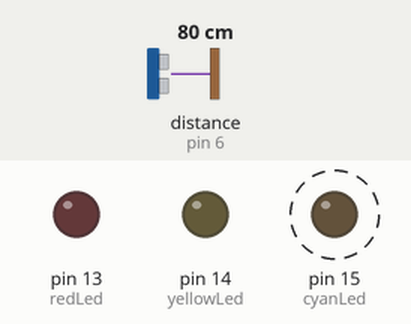
Recording of a program running on a simulated MicroPython board. Shown: output pins drawn as LEDs (lit = HIGH). Dashed ring = blinking. The test bench sets the inputs (shaded band); at power-on: distance to the obstacle (sensor on pin 6) 80 cm. The echo pulse lasts 58.3 µs per cm; pins used as bus, display or sensor lines are not drawn; what the program prints to the serial console is not drawn.

Above: at 0.6 s.
Timing chart, 0 to 3.9 s (numbered marks = the images above):
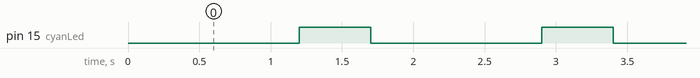

Measured:
- by itself, pin 15 (cyanLed): alternates HIGH for 0.50 s and LOW for 1.2 s

The program:

main.py
```python
from machine import Pin,time_pulse_us
from time import sleep

redLed = Pin(13,Pin.OUT)
yellowLed = Pin(14,Pin.OUT)
cyanLed = Pin(15,Pin.OUT)

trigger = Pin(7,Pin.OUT)
echo = Pin(6,Pin.OUT)

def measure():
    trigger.high()
    sleep(0.2)

    trigger.low()

    pulseDuration = time_pulse_us(echo,Pin.high)
    distance = pulseDuration * 0.0343 /2
    return distance

def main():
    while True:
        distance = measure()
        print("Distance : {:.2f}".format(distance))

        if distance < 130:
            cyanLed.on()
            sleep(0.5)
            cyanLed.off()
        elif distance >=130 and distance <= 260:
            yellowLed.on()
            sleep(0.4)
            yellowLed.off()
        else :
            redLed.on()
            sleep(0.2)
            redLed.off()


if __name__ == "__main__":
    main()
```
